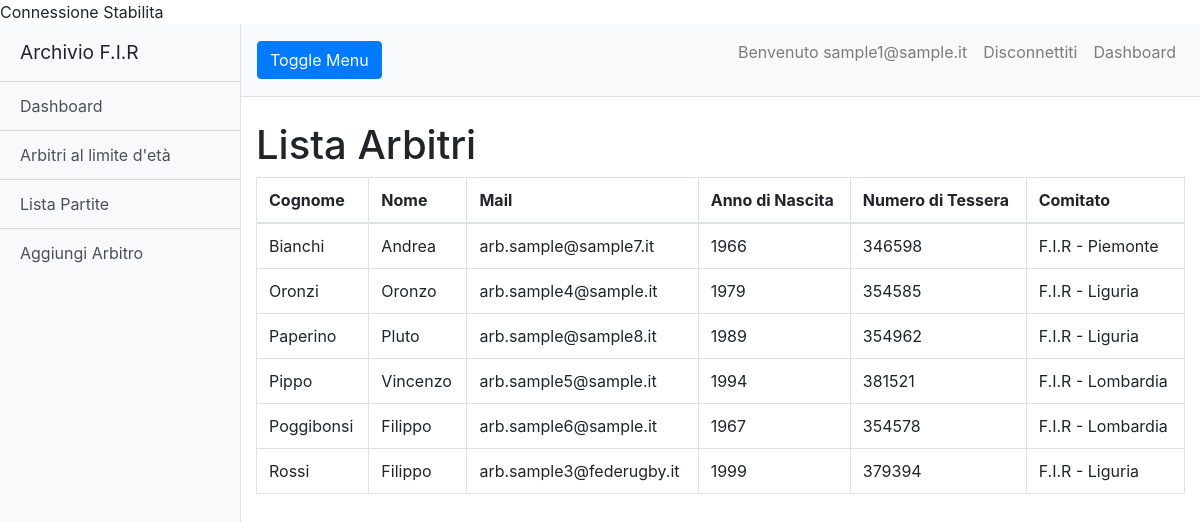
Page /webapplication/reflist.php (signed in) on the committed database.
### tables this page shows
CREATE TABLE `arbitro` (
  `id_arbitro` int(11) NOT NULL,
  `nome_arbitro` varchar(255) DEFAULT NULL,
  `cognome_arbitro` varchar(255) DEFAULT NULL,
  `mail_arbitro` text DEFAULT NULL,
  `anno_di_nascita` int(255) DEFAULT NULL,
  `n_tessera` int(255) DEFAULT NULL,
  `id_addetto_garantisce_accesso` int(255) DEFAULT NULL,
  `id_comitato_appartenenza` int(255) DEFAULT NULL,
  `ref_psw` varchar(255) DEFAULT NULL
);

CREATE TABLE `comitato` (
  `id_comitato` int(255) NOT NULL,
  `nome_comitato` varchar(255) DEFAULT NULL,
  `regione` varchar(255) DEFAULT NULL
);

### webapplication/reflist.php (the view, shortened to what this page needs)
<?php
    require ("../config/db_driver.php");
?>
<!DOCTYPE html>
<html lang="en">
<head>
  <link href="vendor/bootstrap/css/bootstrap.min.css" rel="stylesheet">
  <link href="css/simple-sidebar.css" rel="stylesheet">
</head>
<body>
  <div class="d-flex" id="wrapper">
    <div class="bg-light border-right" id="sidebar-wrapper">
      <div class="sidebar-heading">Archivio F.I.R </div>
      <div class="list-group list-group-flush">
        <a href="index.php" class="list-group-item list-group-item-action bg-light">Dashboard</a>
        <a href="refold.php" class="list-group-item list-group-item-action bg-light">Arbitri al limite d'età </a>
          <a href="matchlist.php" class="list-group-item list-group-item-action bg-light">Lista Partite</a>
          <?php
          if($_SESSION['secretary']){
              echo'<a href="addreferee.php" class="list-group-item list-group-item-action bg-light">Aggiungi Arbitro</a>';
          }
          ?>
      </div>
    </div>
    <div id="page-content-wrapper">
      <nav class="navbar navbar-expand-lg navbar-light bg-light border-bottom">
        <button class="btn btn-primary" id="menu-toggle">Toggle Menu</button>
        <div class="collapse navbar-collapse" id="navbarSupportedContent">
            <ul class="navbar-nav ml-auto mt-2 mt-lg-0">
                <li class="nav-item">
                    <p class="nav-link">Benvenuto <?php echo $_SESSION['mail']?></p>
                </li>
          <ul class="navbar-nav ml-auto mt-2 mt-lg-0">
              <li class="nav-item">
                  <a class="nav-link" href="logout.php">Disconnettiti</a>
              </li>
            <li class="nav-item">
              <a class="nav-link" href="index.php">Dashboard</a>
            </li>
          </ul>
        </div>
      </nav>
      <div class="container-fluid">
        <h1 class="mt-4">Lista Arbitri</h1>
          <table class="table table-bordered" id="dataTable" width="100%" cellspacing="0">
              <thead>
              <tr>
                  <th>Cognome</th>
                  <th>Nome</th>
                  <th>Mail</th>
                  <th>Anno di Nascita</th>
                  <th>Numero di Tessera</th>
                  <th>Comitato</th>
              </tr>
              </thead>
              <?php
              $query = "SELECT * FROM arbitro,comitato WHERE arbitro.id_comitato_appartenenza = comitato.id_comitato ORDER BY cognome_arbitro ASC";
              $result = mysqli_query($conn,$query);
              while($row = mysqli_fetch_array($result)){
                  echo "<tr>
            <td>{$row['cognome_arbitro']}</td>
            <td>{$row['nome_arbitro']}</td>
            <td>{$row['mail_arbitro']}</td>
            <td>{$row['anno_di_nascita']}</td>
            <td>{$row['n_tessera']}</td>
            <td>{$row['nome_comitato']}</td>
            </tr>
    ";
              }
              ?>
          </table>
      </div>
    </div>
  </div>
</body>
</html>

### webapplication/css/simple-sidebar.css (style rules this page uses)
body { overflow-x: hidden; }
#sidebar-wrapper { min-height: 100vh; margin-left: -15rem; -webkit-transition: margin .25s ease-out; -moz-transition: margin .25s ease-out; -o-transition: margin .25s ease-out; transition: margin .25s ease-out; }
#sidebar-wrapper .sidebar-heading { padding: 0.875rem 1.25rem; font-size: 1.2rem; }
#sidebar-wrapper .list-group { width: 15rem; }
#page-content-wrapper { min-width: 100vw; }
@media (min-width: 768px) { #sidebar-wrapper { margin-left: 0; } }
@media (min-width: 768px) { #page-content-wrapper { min-width: 0; width: 100%; } }

### rows in the picture
arbitro: cognome_arbitro "Bianchi", nome_arbitro "Andrea", mail_arbitro "arb.sample@sample7.it", anno_di_nascita "1966", n_tessera "346598", id_comitato_appartenenza.nome_comitato "F.I.R - Piemonte"
arbitro: cognome_arbitro "Oronzi", nome_arbitro "Oronzo", mail_arbitro "arb.sample4@sample.it", anno_di_nascita "1979", n_tessera "354585", id_comitato_appartenenza.nome_comitato "F.I.R - Liguria"
arbitro: cognome_arbitro "Paperino", nome_arbitro "Pluto", mail_arbitro "arb.sample@sample8.it", anno_di_nascita "1989", n_tessera "354962", id_comitato_appartenenza.nome_comitato "F.I.R - Liguria"
arbitro: cognome_arbitro "Pippo", nome_arbitro "Vincenzo", mail_arbitro "arb.sample5@sample.it", anno_di_nascita "1994", n_tessera "381521", id_comitato_appartenenza.nome_comitato "F.I.R - Lombardia"
arbitro: cognome_arbitro "Poggibonsi", nome_arbitro "Filippo", mail_arbitro "arb.sample6@sample.it", anno_di_nascita "1967", n_tessera "354578", id_comitato_appartenenza.nome_comitato "F.I.R - Lombardia"
arbitro: cognome_arbitro "Rossi", nome_arbitro "Filippo", mail_arbitro "arb.sample3@federugby.it", anno_di_nascita "1999", n_tessera "379394", id_comitato_appartenenza.nome_comitato "F.I.R - Liguria"

### other values in the picture
$_SESSION['mail'] "sample1@sample.it"
